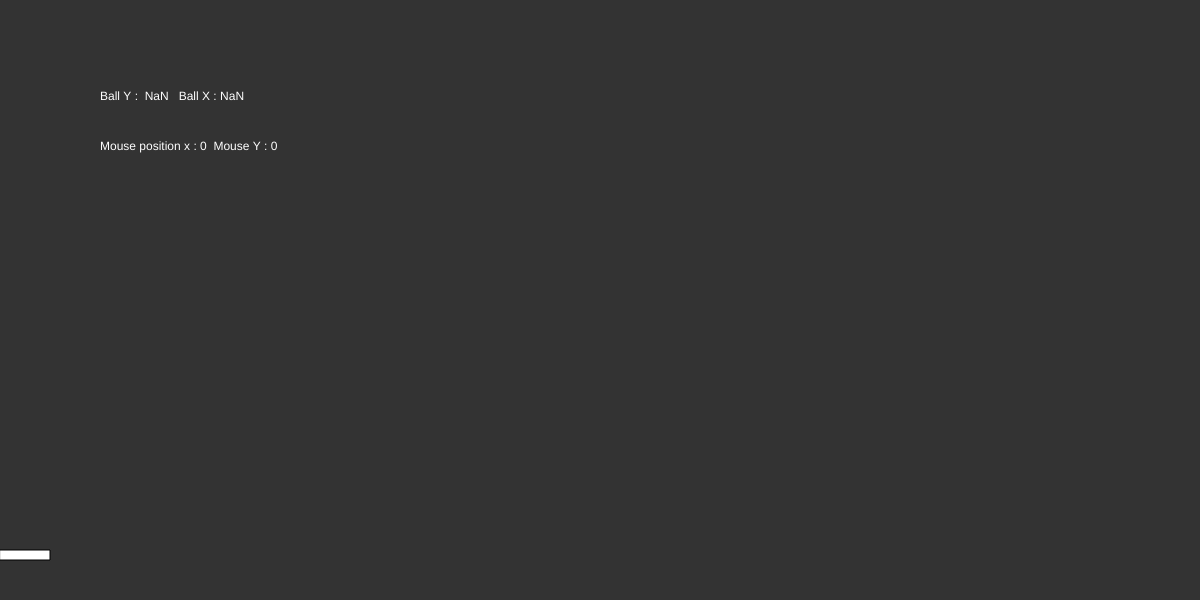
Frame 1 (no input)
Frame 60 (no input): identical to frame 1, image omitted
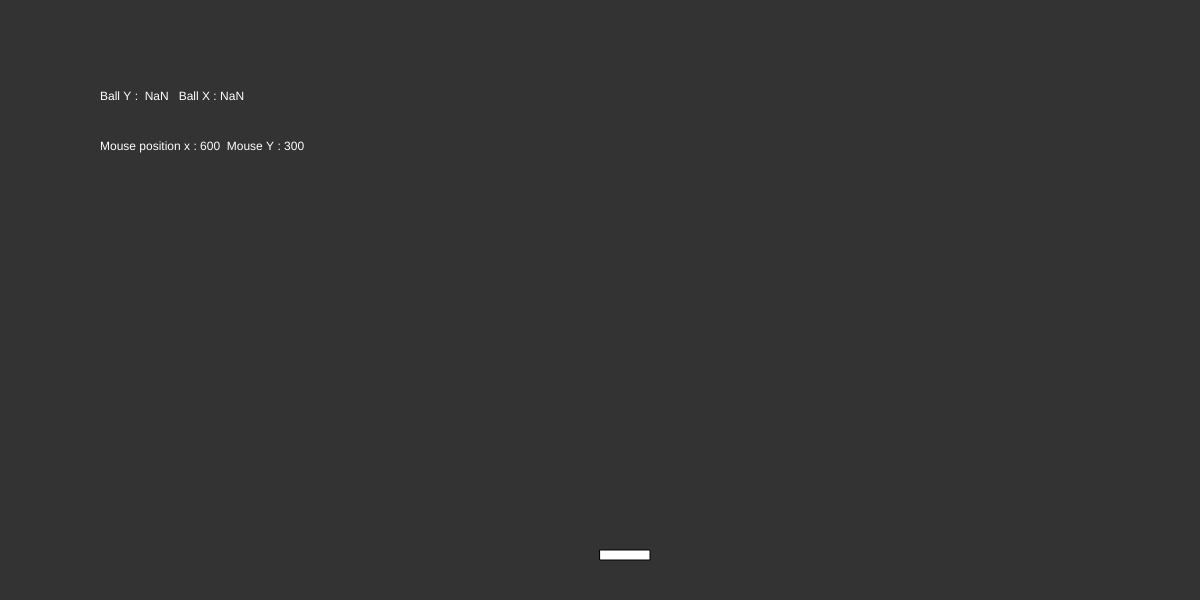
Frame 120 (the mouse pressed at the canvas centre since frame 60)

The p5.js sketch that drew these frames (run headless with seeded random() and noise() and a simulated clock; from frame 60 on, the mouse is pressed at the canvas centre):

// p5.js sketch
// ── sketch.js
var ballvel = parseInt(prompt("enter a difficulty level 1-10"));


var ballvelx = ballvel;
var ballvely = ballvel;
var ballx = 100;
var bally = 100;


function setup() {
	createCanvas(windowWidth, 600);
}

function draw() {
	background(51);
	fill('#FFFFFF');
	rect(mouseX, 550, 50, 10);

	ballx += ballvelx;
	bally += ballvely;


	ellipse(ballx, bally, 10, 10);
	text("Ball Y :  " + bally.toString() + "   Ball X : " + ballx.toString(), 100, 100);
	text("Mouse position x : "  + mouseX.toString() + "  Mouse Y : " + mouseY.toString(), 100, 150);

		if(ballx <= windowWidth && ballx > 0) {
			ballvelx = ballvelx;
		}
		else {
			ballvelx = -ballvelx;
		}

		if(bally < 0) {
			ballvely = -ballvely;
		}
		else if( bally <= 541 && bally > 539 && ballx > mouseX && ballx < mouseX+50 ) {
			ballvely = -ballvely;
		}
		
		if(bally > 580) {
			ballvelx = 0;
			ballvely = 0;
			clear();
			fill(51);
			textFont("Avenir");
			textSize(250);
			text("YOU SUCK", 20, 300);
		}
}
